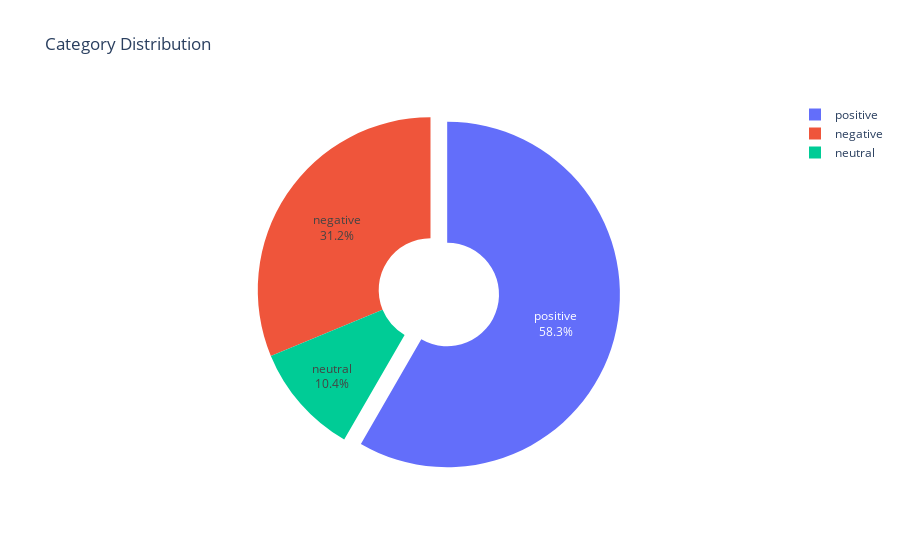

The code cell stored with this chart in its notebook:
### Code cell
import plotly.graph_objs as go
import pandas as pd

# Hitung persentase setiap kategori
category_counts = df_train['category'].value_counts(normalize=True) * 100

# Buat pie chart 3D
fig = go.Figure(data=[go.Pie(
    labels=category_counts.index, 
    values=category_counts.values, 
    hole=0.3, 
    textinfo='percent+label',
    pull=[0.1, 0, 0]  # Untuk menonjolkan segmen tertentu jika diinginkan
)])

fig.update_layout(title_text='Category Distribution')


fig.show()

### Figure 1 — Plotly figure (JSON) as saved in the notebook; plotly's stock layout.template omitted (floating-point values rounded to 4 significant figures)
{"data": [{"hole": 0.3, "labels": ["positive", "negative", "neutral"], "pull": [0.1, 0, 0], "textinfo": "percent+label", "type": "pie", "values": [58.33, 31.24, 10.44]}], "layout": {"title": {"text": "Category Distribution"}}}
